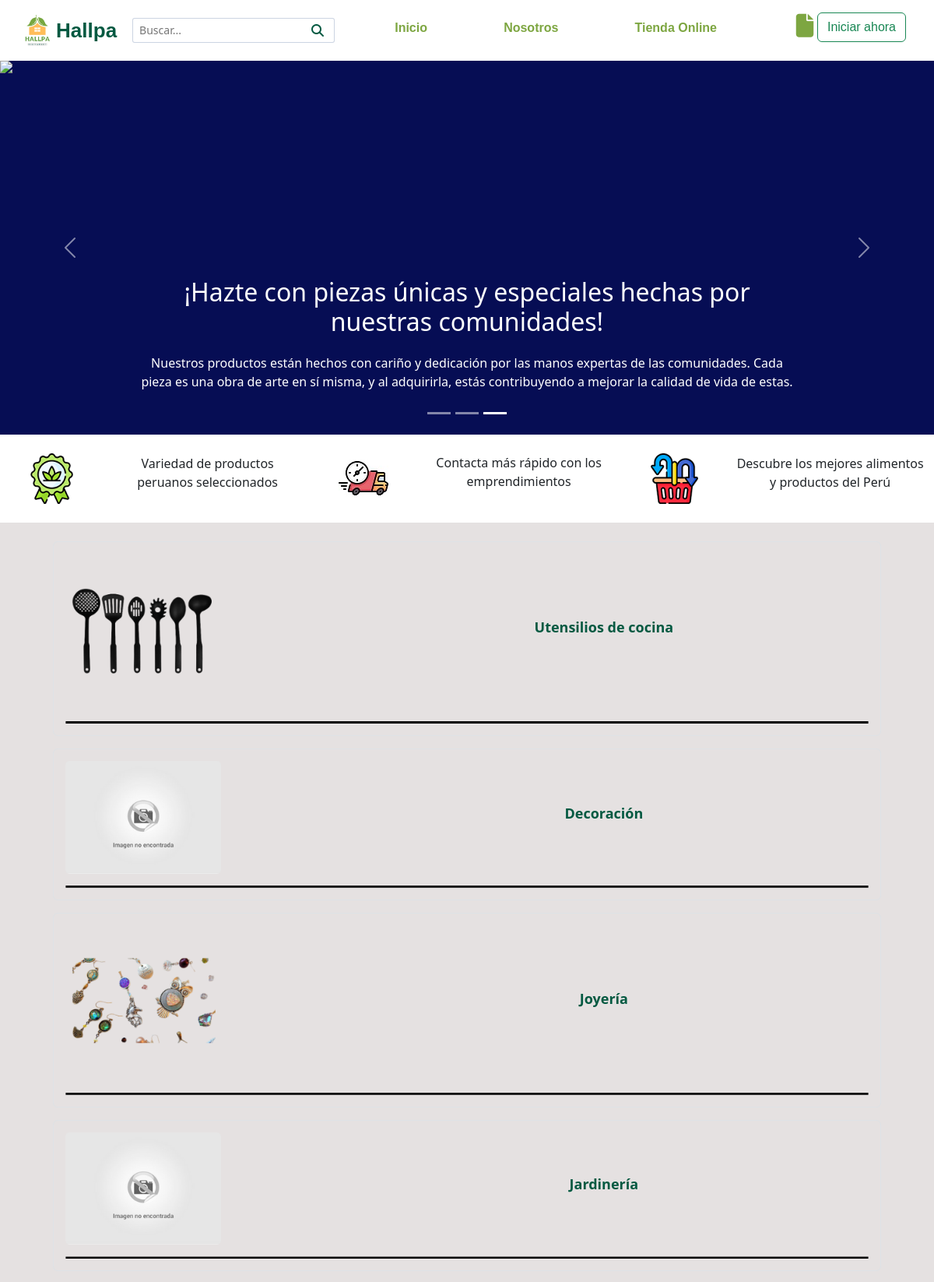
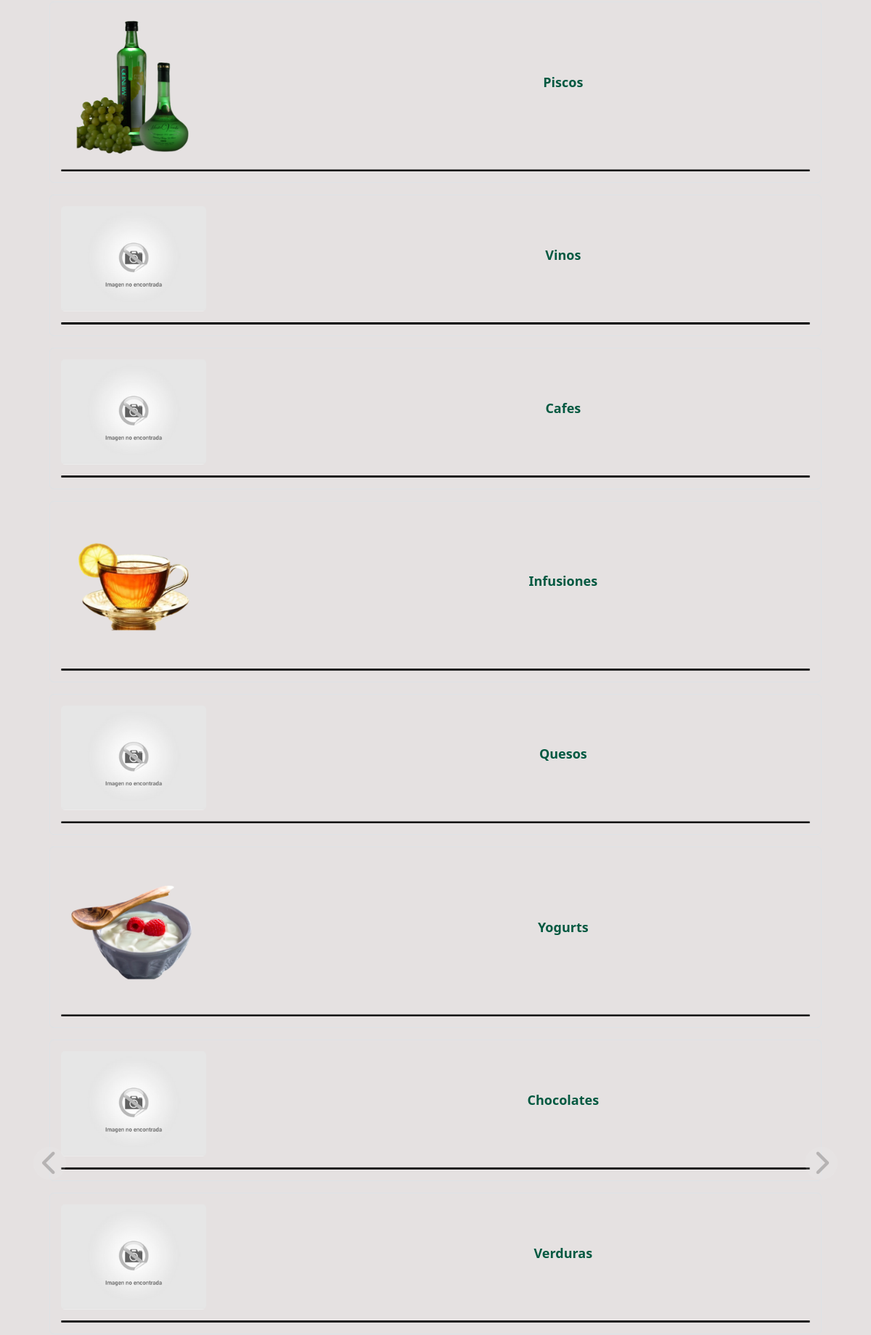
The page /Index/Usuario/tienda1.php (upper part) on the database its author committed (2 pictures, top to bottom).
### tables this page shows
CREATE TABLE Subcategoria(
    ID_Subcategoria INT AUTO_INCREMENT PRIMARY KEY,
    ID_Categoria INT NOT NULL,
    Nombre VARCHAR(30) NOT NULL,
    Descripcion VARCHAR(250) NOT NULL,

 CONSTRAINT fk_ID_Categoria FOREIGN KEY (ID_Categoria)
        REFERENCES Categoria(ID_Categoria)
        ON DELETE RESTRICT
        ON UPDATE RESTRICT
);

### Conexion/Conexion.php (called while the page is built, shortened)
<?php
class Conexion {
    private $host = "localhost";
    private $usuario = "root";
    private $password = "";
    private $base = "proyfinal_dsw_g1";
    private $conexion;
    public function __construct() {
        $this->conexion = new mysqli($this->host, $this->usuario, $this->password, $this->base);
    }
    public function getConexion() {
        return $this->conexion;
    }
}
?>

### DAO/SubCategoriaDAO.php (called while the page is built, shortened)
<?php
if(file_exists("../Conexion/Conexion.php")){
    require_once "../Conexion/Conexion.php";
}else{
    require_once "../../Conexion/Conexion.php";
}
if(file_exists("../Clases/SubCategoria.php")){
    require_once "../Clases/SubCategoria.php";
}else{
    require_once "../../Clases/SubCategoria.php";
}
class SubCategoriaDAO {
    private $conexion;
    public function __construct(){
        $this->conexion = new Conexion();
    }
    public function listar(){
        $subcategorias = array();
        $query = "SELECT * FROM subcategoria";
        try{
            $stmt = mysqli_prepare($this->conexion->getConexion(), $query);
            mysqli_stmt_execute($stmt);
            mysqli_stmt_bind_result($stmt, $ID_SubCategoria, $ID_Categoria, $Nombre, $Descripcion);
            while (mysqli_stmt_fetch($stmt)) {
                $subcategoria = new SubCategoria();
                $subcategoria->setID_SubCategoria($ID_SubCategoria);
                $subcategoria->setID_Categoria($ID_Categoria);
                $subcategoria->setNombre($Nombre);
                $subcategoria->setDescripcion($Descripcion);
                $subcategorias[] = $subcategoria;
            }
        } catch (Exception $e) {
            echo "Error al listar subcategorias: " . $e->getMessage();
            $subcategorias = null;
        } finally{
            if($stmt){
                mysqli_stmt_close($stmt);
            }
        }
        return $subcategorias;
    }
}
?>

### Clases/SubCategoria.php (called while the page is built, shortened)
<?php
class SubCategoria {
    private $ID_Subcategoria;
    private $Nombre;
    public function getID_Subcategoria(){
        return $this->ID_Subcategoria;
    }
    public function getNombre(){
        return $this->Nombre;
    }
    public function setID_Subcategoria($ID_Subcategoria){
        $this->ID_Subcategoria = $ID_Subcategoria;
    }
    public function setNombre($Nombre){
        $this->Nombre = $Nombre;
    }
}
?>

### Index/Usuario/tienda1.php (the view, shortened to what this page needs)
<!DOCTYPE html>
<html lang="es">
<head>
    <link href="https://cdn.jsdelivr.net/npm/bootstrap@5.3.0-alpha1/dist/css/bootstrap.min.css" rel="stylesheet">
    <link rel="stylesheet" href="../../Estilos/header.css?v=<?php echo time(); ?>">
    <link rel="stylesheet" href="../../Estilos/styleTienda1.css?v=<?php echo time(); ?>">
    <link rel="stylesheet" href="../../Estilos/footer.css?v=<?php echo time(); ?>">
    <link rel="stylesheet" href="https://cdnjs.cloudflare.com/ajax/libs/font-awesome/6.3.0/css/all.min.css" />
<link rel="stylesheet" href="https://cdn.jsdelivr.net/npm/normalize.css@8.0.1/normalize.min.css">
	<link rel="stylesheet" href="https://cdn.jsdelivr.net/npm/glider-js@1.7.3/glider.min.css">
</head>
<body>
<?php  require 'header.php' ?>
    <div id="myCarousel" class="container-fluid carousel slide contenedor-carrusel p-0" data-bs-ride="carousel">
    <div class="carousel-indicators">
      <button type="button" data-bs-target="#myCarousel" data-bs-slide-to="0" class="" aria-label="Slide 1"></button>
      <button type="button" data-bs-target="#myCarousel" data-bs-slide-to="1" aria-label="Slide 2" class=""></button>
      <button type="button" data-bs-target="#myCarousel" data-bs-slide-to="2" aria-label="Slide 3" class="active" aria-current="true"></button>
    </div>
    <div class="carousel-inner">
      <div class="carousel-item active">
        <img class="img-car img-fluid" width="100%" height="100%" src="../../Image/fotoTienda2BlurV3.jpg"></img>
        <div class="container">
          <div class="carousel-caption text-center">
                <h1 > ¡Hazte con piezas únicas y especiales hechas por nuestras comunidades!</h1>
            <p>Nuestros productos están hechos con cariño y dedicación por las manos expertas de las comunidades. Cada pieza es una obra de arte en sí misma, y al adquirirla, estás contribuyendo a mejorar la calidad de vida de estas.</p>
          </div>
        </div>
      </div>
    </div>
    <button class="carousel-control-prev" type="button" data-bs-target="#myCarousel" data-bs-slide="prev">
      <span class="img-prev carousel-control-prev-icon" aria-hidden="true"></span>
    </button>
    <button class="carousel-control-next" type="button" data-bs-target="#myCarousel" data-bs-slide="next">
      <span class="img-next carousel-control-next-icon" aria-hidden="true"></span>
    </button>
  </div>
    <section class="container-fluid py-3">
        <div class="row text-center">
            <div class="col-4 mx-auto">
                <div class="row d-flex align-items-center">
                    <div class="col-md-6 col-lg-4">
                        <img src="../../Image/t-o-1.png" class="img-fluid p-2" alt="Producto 1">
                    </div>
                    <div class="col-md-6 col-lg-8">
                        <p>Variedad de productos peruanos seleccionados</p>
                    </div>
                </div>
            </div>
            <div class="col-4 mx-auto">
                <div class="row d-flex align-items-center">
                    <div class="col-md-6 col-lg-4">
                        <img src="../../Image/t-o-2.png" class="img-fluid p-2" alt="Producto 1">
                    </div>
                    <div class="col-md-6 col-lg-8">
                        <p>Contacta más rápido con los emprendimientos</p>
                    </div>
                </div>
            </div>
            <div class="col-4 mx-auto">
                <div class="row d-flex align-items-center">
                    <div class="col-md-6 col-lg-4">
                        <img src="../../Image/t-o-3.png" class="img-fluid p-2" alt="Producto 1">
                    </div>
                    <div class="col-md-6 col-lg-8">
                        <p>Descubre los mejores alimentos y productos del Perú</p>
                    </div>
                </div>
            </div>
        </div>
    </section>
    <?php
        require_once "../../DAO/SubCategoriaDAO.php";
        $subcategoria_tienda1 = new SubCategoriaDAO();
        $subcategorias=$subcategoria_tienda1->listar();
    ?>
    <section class="section-t-o container-fluid py-1">
        <div class="contenedor-t">
        <div class="row">
            <div class="col-md-12 mx-auto text-center">
                    <div class="carousel">
                        <div class="carousel__contenedor">
                            <button aria-label="Anterior" class="carousel__anterior">
                                <i class="fas fa-chevron-left"></i>
                            </button>
                            <div class="carousel__lista">
                            <?php foreach($subcategorias as $subcategoria){?>
                                <div>
                                <a id="boton-car" class="categoria text-decoration-none" data-categoria="<?= $subcategoria->getNombre()?>">
                                <div class="card card-t mb-3 border border-none">
                                    <div class="row no-gutters">
                                        <div class="col-4">
                                        <?php
                                            $var=$subcategoria->getID_SubCategoria();
                                            $pathFotoSubcat="../../Image/Subcategorias/subcategoria_$var.png";
                                            if(!file_exists($pathFotoSubcat)){
                                                $pathFotoSubcat="../../Image/Subcategorias/none.png";
                                            }
                                        ?>
                                        <img class="card-img" alt="Imagen" src="<?= $pathFotoSubcat?>" >
                                        </div>
                                        <div class="col-8 d-flex justify-content-center align-items-center">
                                            <div class="card-body">
                                            <h5 class="card-title"><?= $subcategoria->getNombre()?></h5>
                                            </div>
                                        </div>
                                    </div>
                                </div>
                                </a>
                                        </div>
                                <?php } ?>
                            </div>
                            <button aria-label="Siguiente" class="carousel__siguiente">
                                <i class="fas fa-chevron-right"></i>
                            </button>
                        </div>
                    </div>
            </div>
        </div>
        </div>
    </section>
</body>
</html>

### Estilos/header.css (style rules this page uses)
* { padding: 0; margin: 0; box-sizing: border-box; }
:root { --colorgreen1: #035941; --colorgreen2: #7DA641; --colornaranja1: #F2AC57; --colornaranja2: #F2CEA2; --colorgris: #E5E1E1; --colorblanco: #fff; --colornegro:#000; }

### Estilos/styleTienda1.css (style rules this page uses)
* { padding: 0; margin: 0; box-sizing: border-box; }
.card-t { padding: 15px; background-color: transparent; transition: 0.2s all; }
.card-t::after { content: ""; display: block; background: #000; width: 100%; margin-top: 15px; height: 3px; clip-path: polygon(0 0, 100% 0, 100% 100%, 0 100%); }
.card-t img { display: flex; align-items: center; object-fit: cover; max-width: 200px; }
.section-t-o { background-color: #E5E1E1; }
.contenedor-t { width: 95%; max-width: 1300px; margin: 0px auto; }
.contenedor-carrusel { background-color: #060D54; min-height: 60vh; }
.img-car { object-fit: cover; min-height: 60vh; }
.carousel__contenedor { margin: 10px; position: relative; }
.carousel__anterior, .carousel__siguiente { position: absolute; display: block; width: 45px; height: 45px; border: none; top: calc(50% - 35px); cursor: pointer; line-height: 30px; text-align: center; border-radius: 50%; background: #EEEEEE; color: #000; font-size: 35px; opacity: 20%; }
.carousel__anterior { z-index:100; left: -5px; }
.carousel__siguiente { right: -5px; }
.carousel__lista { margin: 7px; padding: 10px; }
.card-title { font-size: 18px; margin-bottom: 10px; font-weight: 600; color: var(--colorgreen1); }

### rows shown on the page
subcategoria: shows a picture, Nombre "Utensilios de cocina"
subcategoria: Nombre "Decoración"
subcategoria: shows a picture, Nombre "Joyería"
subcategoria: Nombre "Jardinería"
subcategoria: shows a picture, Nombre "Piscos"
subcategoria: Nombre "Vinos"
subcategoria: Nombre "Cafes"
subcategoria: shows a picture, Nombre "Infusiones"
subcategoria: Nombre "Quesos"
subcategoria: shows a picture, Nombre "Yogurts"
subcategoria: Nombre "Chocolates"
subcategoria: Nombre "Verduras"
